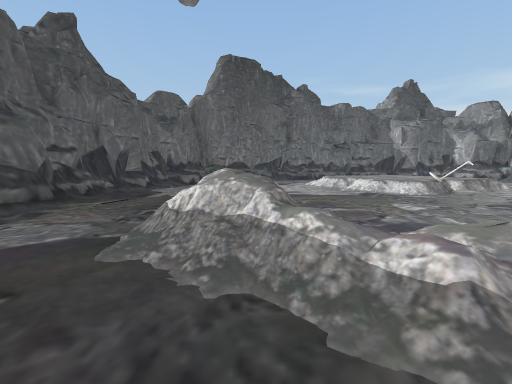
View 1 (above)

12 first-person views from a walk through a 3-D level made in the Unity game engine. The camera is 1.4 m above the floor, tilts 6° down and sees 90° across. The floor is counted in squares, 2 m on a side. Each view is taken from the middle of a square. On the plan, view 1 faces up. The plan holds only what a view shows up to about 9 squares ahead; the rest is blank. The place goes on beyond the plan. The player is left out.

View 2
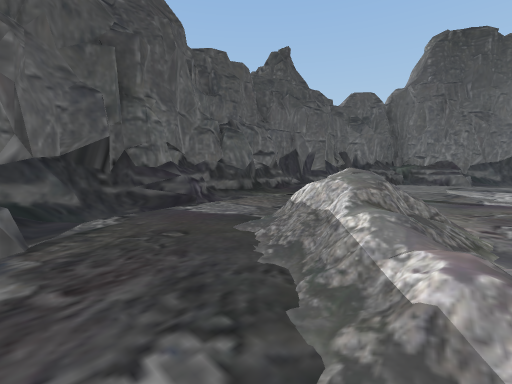

View 3
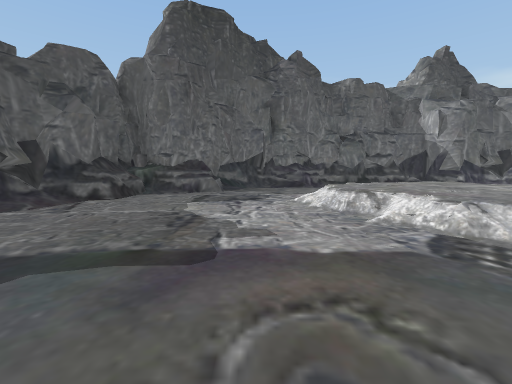

View 4
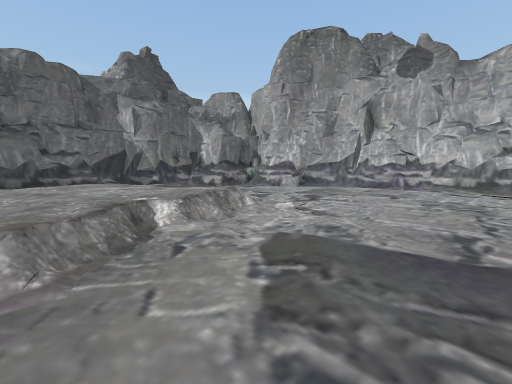

View 5
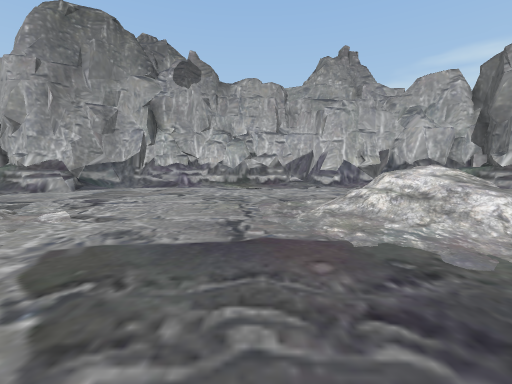

View 6
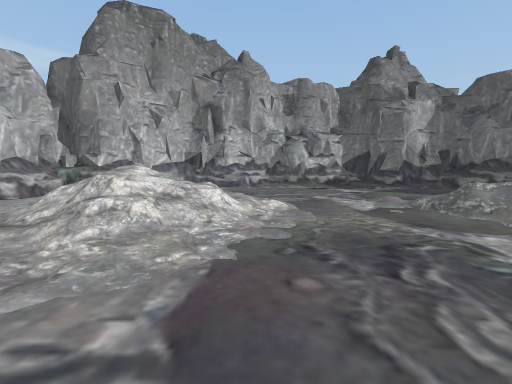

View 7
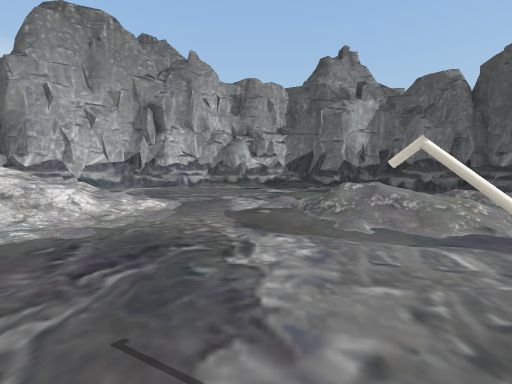

View 8
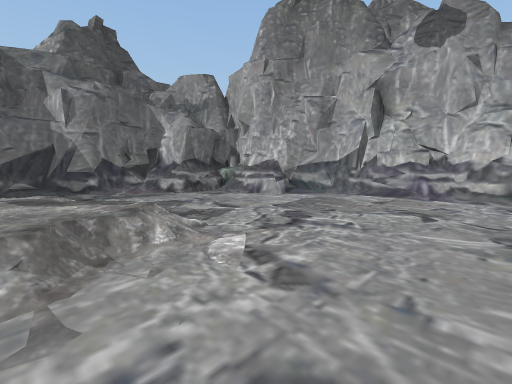

View 9
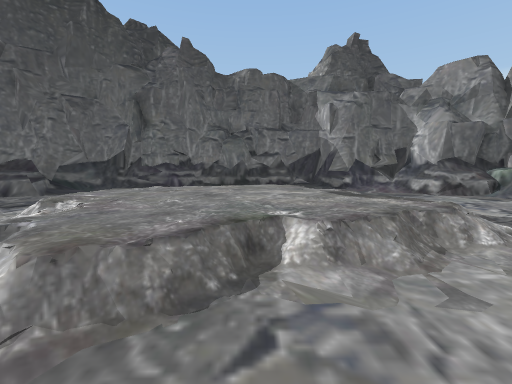

View 10
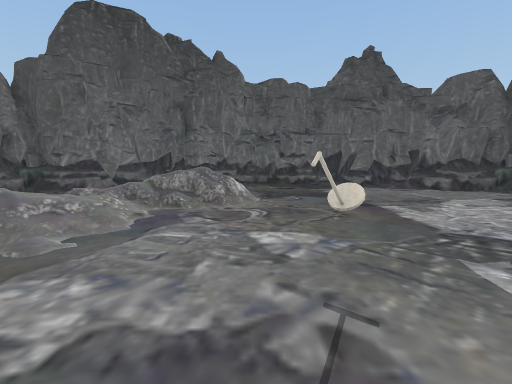

View 11
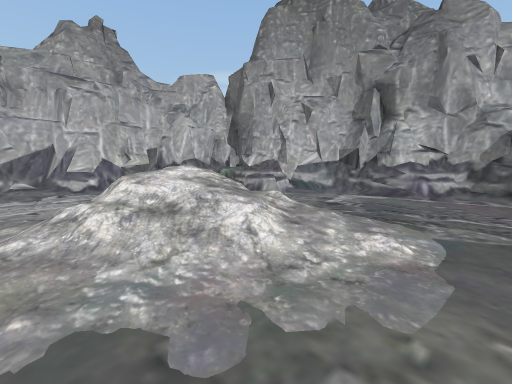

View 12
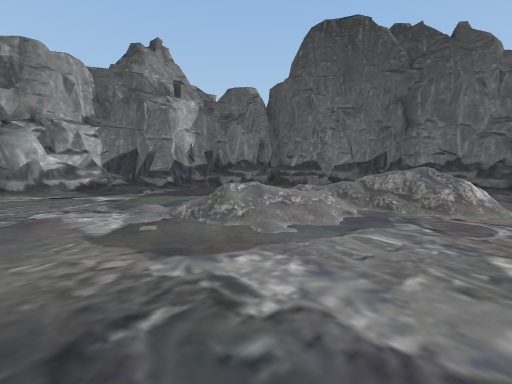

### Floor plan
Key: @ floor where view 1 was taken; # wall or solid block; . main floor; : floor 0.25 m higher than the main floor; + floor 0.5 m higher than the main floor; / step, stairs or slope; = window, fence, low wall or low ledge; O other object.
Columns run from 4 left of view 1 to 13 right of it. Each row starts with its distance up from view 1.
 13     ##########
 12   ####/// ///###
 11  ###=...   ../###
 10  ##....::+:....##
  9 ##/...//++//...=##
  8 #/....//+++/....##
  7 #/.....+++//..../#
  6 #/......+......./#
  5 #/.....O......../#
  4 #/.//.........../#
  3 #///=/.....///../#
  2 #/./=///..////../#
  1 ##..////../// ../#
  0 ##=.@. /..//  ./##
 -1  ##..........  ##
 -2  ###/........=###
 -3   ###///////####
 -4     ##########

Positions as (right, up) in squares from view 1, and headings:
1: (0, 0), facing up
2: (1, 0), facing up-left
3: (1, 4), facing up
4: (4, 4), facing up-right
5: (4, 4), facing right
6: (6, 5), facing down
7: (4, 5), facing down
8: (6, 5), facing up-right
9: (5, 5), facing up
10: (5, 4), facing left
11: (5, 3), facing down-right
12: (5, 4), facing down-left
